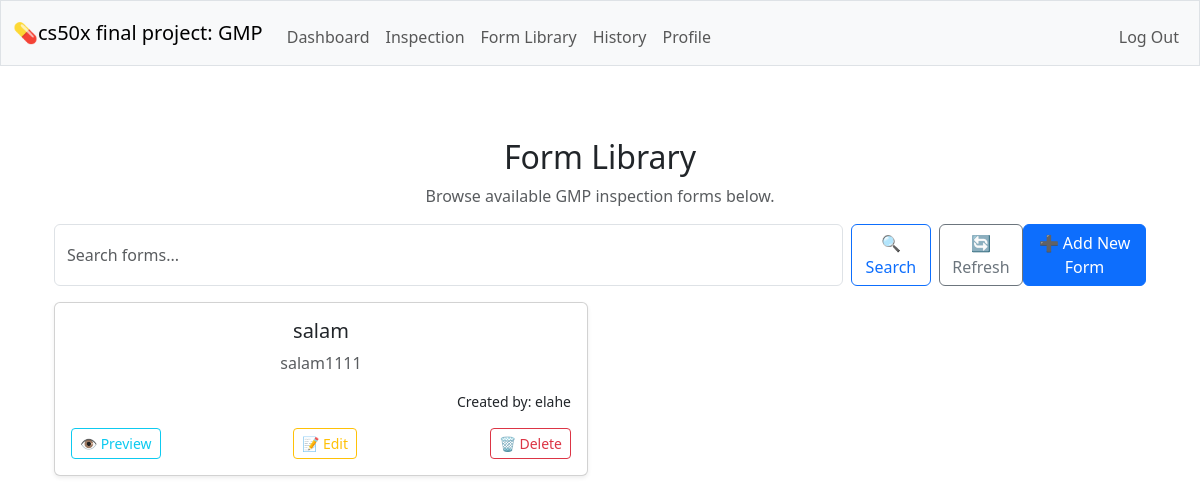
/forms_show (signed in), run on an earlier commit of the app's database.
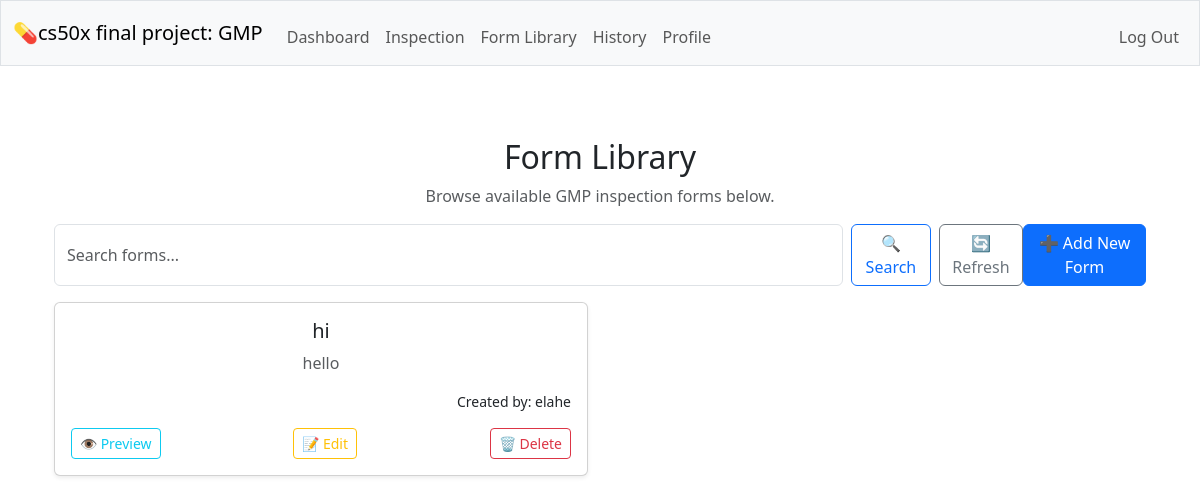
And on a later commit of the database.
### tables this page shows
CREATE TABLE forms (id INTEGER PRIMARY KEY AUTOINCREMENT NOT NULL, name TEXT NOT NULL UNIQUE, description TEXT NOT NULL, created_by INTEGER NOT NULL, FOREIGN KEY (created_by) REFERENCES users(id) );

CREATE TABLE users (id INTEGER PRIMARY KEY AUTOINCREMENT NOT NULL, username TEXT NOT NULL UNIQUE, hash TEXT NOT NULL, role TEXT NOT NULL DEFAULT 'inspector', created_at DATETIME DEFAULT CURRENT_TIMESTAMP);

### app.py (the view)
@app.route("/forms_show", methods=["GET", "POST"])
@login_required
def forms_show():
    search_query = request.form.get("search") if request.method == "POST" else None
    if search_query:
        forms = db.execute(
            """SELECT forms.*, users.username AS created_by_name
               FROM forms JOIN users ON forms.created_by = users.id
               WHERE forms.name LIKE ? ORDER BY forms.id DESC""",
            f"%{search_query}%"
        )
    else:
        forms = db.execute(
            """SELECT forms.*, users.username AS created_by_name
               FROM forms JOIN users ON forms.created_by = users.id
               ORDER BY forms.id DESC"""
        )
    return render_template("forms_show.html", forms=forms)

### helpers.py (called while the page is built)
def login_required(f):
    @wraps(f)
    def decorated_function(*args, **kwargs):
        if session.get("user_id") is None:
            return redirect("/login")
        return f(*args, **kwargs)
    return decorated_function

### templates/forms_show.html (shortened to what this page needs)
{% extends "layout.html" %}
{% block main %}
<div class="container mt-4">
    <h2>Form Library</h2>
    <p class="text-muted">Browse available GMP inspection forms below.</p>
    <form method="POST" class="d-flex mb-3">
        <input name="search" class="form-control me-2" type="search" placeholder="Search forms..." aria-label="Search">
        <button class="btn btn-outline-primary me-2" type="submit">🔍 Search</button>
        <a href="/forms_show" class="btn btn-outline-secondary">🔄 Refresh</a>
            <a href="/forms_show/new" class="btn btn-primary ms-auto">➕ Add New Form</a>
    </form>
    {% if forms %}
        <div class="row row-cols-1 row-cols-md-2 g-4">
            {% for form in forms %}
            <div class="col">
                <div class="card h-100 shadow-sm">
                    <div class="card-body">
                        <h5 class="card-title">{{ form.name }}</h5>
                        <p class="card-text text-muted">{{ form.description }}</p>
                        <p class="text-end small">Created by: {{ form.created_by_name }}</p>
                        <div class="d-flex justify-content-between">
                            <a href="/forms_show/{{ form.id }}/preview" class="btn btn-outline-info btn-sm">👁️ Preview</a>
                            <a href="/forms_show/{{ form.id }}/edit" class="btn btn-outline-warning btn-sm">📝 Edit</a>
                            <form method="POST" action="/forms_show/{{ form.id }}/delete" onsubmit="return confirm('Are you sure you want to delete this form? This action cannot be undone.');" style="display:inline;">
                                <button type="submit" class="btn btn-outline-danger btn-sm">🗑️ Delete</button>
                            </form>
                        </div>
                    </div>
                </div>
            </div>
            {% endfor %}
        </div>
    {% else %}
        <p class="text-muted mt-4">No forms found.</p>
    {% endif %}
</div>
{% endblock %}

### templates/layout.html (shortened to what this page needs)
<!DOCTYPE html>
<html lang="en">
    <head>
        <link href="https://cdn.jsdelivr.net/npm/bootstrap@5.3.3/dist/css/bootstrap.min.css" rel="stylesheet">
        <link href="/static/styles.css" rel="stylesheet">
    </head>
    <body>
        <nav class="bg-light border navbar navbar-expand-md navbar-light">
            <div class="container-fluid">
                <a class="navbar-brand" href="/">💊cs50x final project: GMP</a>
                <div class="collapse navbar-collapse" id="navbar">
                    {% if session["user_id"] %}
                        <ul class="navbar-nav me-auto mt-2">
                            <li class="nav-item"><a class="nav-link" href="/">Dashboard</a></li>
                            <li class="nav-item"><a class="nav-link" href="/inspection_new">Inspection</a></li>
                            <li class="nav-item"><a class="nav-link" href="/forms_show">Form Library</a></li>
                            <li class="nav-item"><a class="nav-link" href="/history">History</a></li>
                            <li class="nav-item"><a class="nav-link" href="/">Profile</a></li>
                        </ul>
                        <ul class="navbar-nav ms-auto mt-2">
                            <li class="nav-item"><a class="nav-link" href="/logout">Log Out</a></li>
                        </ul>
                    {% else %}
                        <ul class="navbar-nav ms-auto mt-2">
                            <li class="nav-item"><a class="nav-link" href="/register">Register</a></li>
                            <li class="nav-item"><a class="nav-link" href="/login">Log In</a></li>
                        </ul>
                    {% endif %}
                </div>
            </div>
        </nav>
        <main class="container py-5 text-center">
            {% block main %}{% endblock %}
        </main>
    </body>
</html>

What changed in the data, as far as the page shows it:
removed forms: name "salam", description "salam1111", created_by_name "elahe"
added forms: name "hi", description "hello", created_by_name "elahe"
